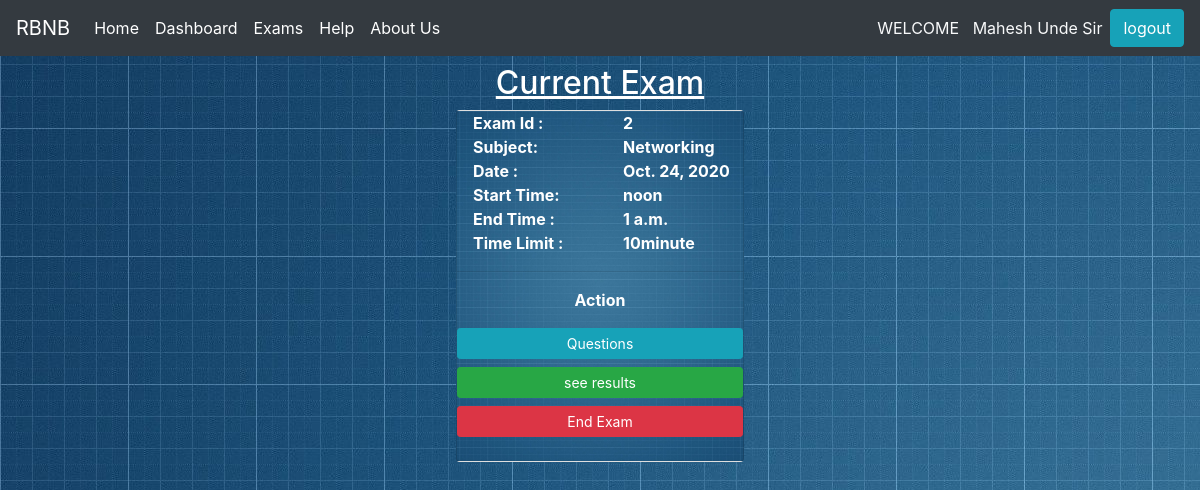
Screenshot of /bcs/take/exam/5 (signed in) with the database file from the repository.
### bcs/models.py (models this page shows)
class Exam(models.Model):
    teacher=models.ForeignKey(Teachers,on_delete=models.CASCADE)
    subject=models.ForeignKey(Subjects,on_delete=models.CASCADE)
    exam_date=models.DateField(blank=True,default=datetime.date.today())
    start_time=models.TimeField(blank=True,default=datetime.time(12,00,00))
    end_time=models.TimeField(blank=True,default=datetime.time(1,00,00))
    exam_time=models.IntegerField(default=10)
    post_exam=models.BooleanField(default=False)
    exam_status=models.BooleanField(default=False)

class Subjects(models.Model):
    subject_name=models.CharField(max_length=20)
    department_name=models.CharField(max_length=30,choices=department_choice,blank=True,null=True)
    class_name=models.CharField(max_length=20,choices=class_choice)
    def __str__(self):
        return '{}'.format(self.subject_name)

### bcs/views.py (the view)
# urls.py: path('take/exam/<slug:sid>',views.take_exam,name='take_exam'),
def take_exam(request, sid):
    try:
        teacher = Teachers.objects.get(user__id=request.user.id)
    except:
        return HttpResponse("you are not teacher")
    try:
        subject = Subjects.objects.get(id=sid)
    except:
        return HttpResponse("not subject fond")
    exam_date = datetime.date.today()
    current_exam_data = Exam.objects.filter(
        teacher=teacher, subject=subject, exam_status=False)
    context = {
        'subject': subject.id,
        'current_exam': current_exam_data
    }
    return render(request, 'exam_detail.html', context)

### bcs/templatetags/check_user_tags.py (called while the page is built)
@register.simple_tag
def check_is_student(studid):
    user=User.objects.get(id=studid)
    try:
        student=Students.objects.get(user=user)
        return student
    except:
        return False
    return

### templates/exam_detail.html (shortened to what this page needs)
{% load static %}
{% include 'base.html' %}
<!DOCTYPE html>
<html lang="en">
<head>
</head>
<body>
    <div class="container">
        <h2 class="text-center mt-2"><u>Current Exam </u></h2>
    {% for cexam in current_exam %}
    <div class="card card-f font-weight-bold mt-2 bg" style="width: 18rem; height: 22rem;">
        <div class="row">
            <div class="col ml-3">
                Exam Id :
            </div>
            <div class="col">
                {{cexam.id}}
            </div>
        </div>
        <div class="row">
            <div class="col ml-3">
                Subject:
            </div>
            <div class="col">
                {{cexam.subject}}
            </div>
        </div>
        <div class="row">
            <div class="col ml-3">
                Date :
            </div>
            <div class="col">
                {{cexam.exam_date}}
            </div>
        </div>
        <div class="row">
            <div class="col ml-3">
                Start Time:
            </div>
            <div class="col">
                {{cexam.start_time}}
            </div>
        </div>
        <div class="row">
            <div class="col ml-3">
                End Time :
            </div>
            <div class="col">
                {{cexam.end_time}}
            </div>
        </div>
        <div class="row">
            <div class="col ml-3">
                Time Limit :
            </div>
            <div class="col">
                {{cexam.exam_time}}minute
            </div>
        </div>
    <hr>
    <p class="text-center">Action</p>
    {% if cexam.post_exam %}
    <a class="btn btn-info btn-sm mb-2" href="{% url 'teacher_exam_pannel' cexam.id %}">Questions </a>
    <a class="btn btn-success btn-sm mb-2" href="{% url 'all_student_result' cexam.id %}">see results</a>
    <a class="btn btn-danger btn-sm mb-2" href="{% url 'end_exam' cexam.id %}">End Exam</a>
    {% endif %}
    </div>
    {% endfor %}
    </div>
</body>
</html>

### templates/partial/header.html (shortened to what this page needs)
{% load static %}
{% load check_user_tags %}
<nav class="navbar navbar-expand-lg navbar-dark bg-dark">
    <a class="navbar-brand" href="{% url 'index' %}">
      RBNB
    </a>
    <div class="collapse navbar-collapse" id="navbarText">
      {% if request.user.is_authenticated %}
      {%   check_is_student request.user.id as student %}
      {% if student %}
      <ul class="navbar-nav mr-auto">
        <li class="nav-item active">
            <a class="nav-link" href="{% url 'student_home' %}">Home<span class="sr-only">(current)</span></a>
          </li>
        <li class="nav-item">
          <a class="nav-link active" href="{% url 'student_teacher' %}">Upcoming Exam <span class="sr-only">(current)</span></a>
        </li>
        <li class="nav-item active">
          <a class="nav-link" href="{% url 'student_previous_exam' %}">Previous Exam</a>
        </li>
          <li class="nav-item active">
            <a class="nav-link" href="{% url 'help' %}">Help <span class="sr-only">(current)</span></a>
          </li>
        <li class="nav-item active">
          <a class="nav-link" href="{% url 'aboutus' %}">About Us <span class="sr-only">(current)</span></a>
        </li>
      </ul>
      {% else %}
      <ul class="navbar-nav mr-auto">
        <li class="nav-item active">
            <a class="nav-link" href="{% url 'teacher_home' %}">Home <span class="sr-only">(current)</span></a>
          </li>
          <li class="nav-item active">
            <a class="nav-link" href="{% url 'teacher_profile' %}">Dashboard </a>
          </li>
          <li class="nav-item active">
            <a class="nav-link" href="{% url 'teacher_exam' %}">Exams </a>
          </li>
            <li class="nav-item active">
              <a class="nav-link" href="{% url 'help' %}">Help <span class="sr-only">(current)</span></a>
            </li>
          <li class="nav-item active">
            <a class="nav-link" href="{% url 'aboutus' %}">About Us <span class="sr-only">(current)</span></a>
          </li>
        </ul>
      {% endif %}
      {% endif %}
      {% if request.user.is_authenticated %}
      <p class="text-light my-0 ">
          WELCOME &nbsp
       {{ request.user.first_name }} {{request.user.last_name}}
      </p>
      <a class="btn btn-info ml-2 " value="logout" href="{% url 'logout' %}">logout</a>
    {% endif %}
    </div>
  </nav>

### rows the page displays
Exam: id "2", subject "Networking", exam_date "Oct. 24, 2020", start_time "noon", end_time "1 a.m.", exam_time "10", post_exam "Questions"

### other values shown
{{ request.user.first_name }} "Mahesh"
{{ request.user.last_name }} "Unde Sir"
